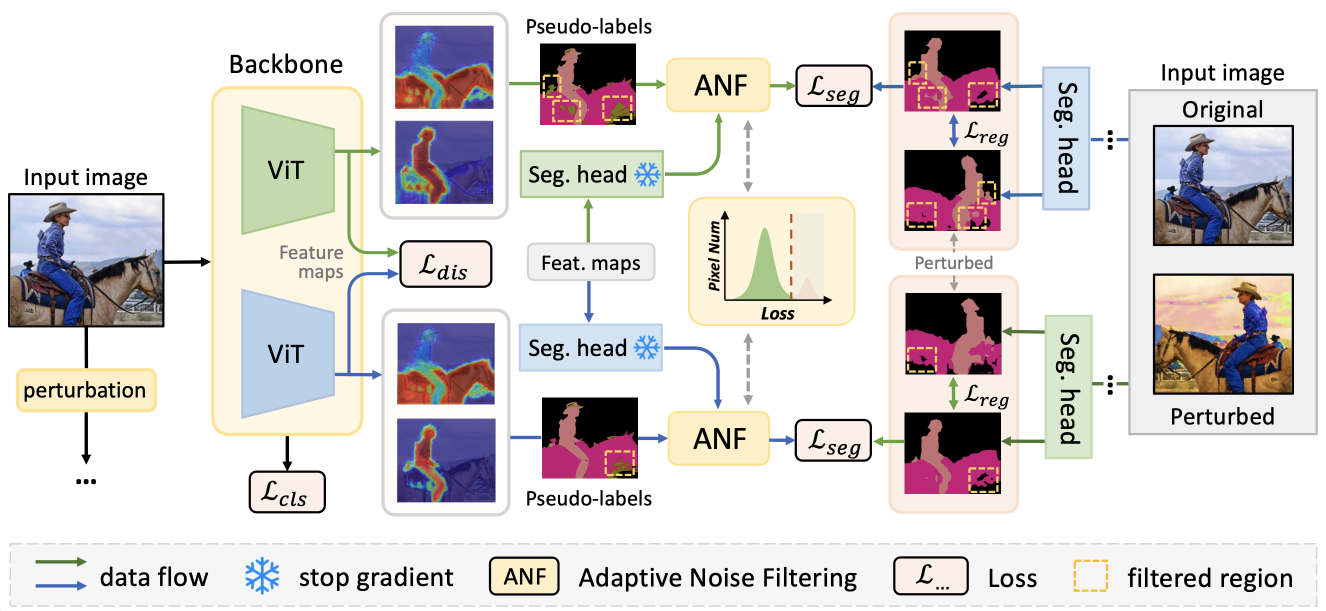
#> input picture paper/overview.jpg, 2652 x 1222 px (shown at 1/2 size)
$ python -i transforms.py   (imports and definitions only)
#> lines starting #> are read from the running program, lines starting #| are printed output that depends on the picture
import random
import numpy as np
from PIL import Image
#from scipy import misc
# import mmcv
import imageio

from PIL import ImageFilter, ImageOps, Image


class GaussianBlur(object):
    """
    Apply Gaussian Blur to the PIL image.
    """
    # [15 lines left out: functions __init__, __call__, not called in this run]


class Solarization(object):
    """
    Apply Solarization to the PIL image.
    """
    def __init__(self, p):
        self.p = p

    # [166 lines left out: functions __call__, normalize_img, random_scaling, _img_rescaling, img_resize_short, random_resize and 4 more, not called in this run]

class PhotoMetricDistortion(object):
    """ from mmseg """

    def __init__(self,
                 brightness_delta=32,
                 contrast_range=(0.5, 1.5),
                 saturation_range=(0.5, 1.5),
                 hue_delta=18):

        self.brightness_delta = brightness_delta
        self.contrast_lower, self.contrast_upper = contrast_range
        self.saturation_lower, self.saturation_upper = saturation_range
        self.hue_delta = hue_delta

    def convert(self, img, alpha=1, beta=0):
        """Multiple with alpha and add beat with clip."""
        img = img.astype(np.float32) * alpha + beta
        img = np.clip(img, 0, 255)
        return img.astype(np.uint8)

    def brightness(self, img):
        """Brightness distortion."""
        if np.random.randint(2):
            return self.convert(
                img,
                beta=random.uniform(-self.brightness_delta,
                                    self.brightness_delta))
        return img

    def contrast(self, img):
        """Contrast distortion."""
        if np.random.randint(2):
            return self.convert(
                img,
                alpha=random.uniform(self.contrast_lower, self.contrast_upper))
        return img

    def saturation(self, img):
        """Saturation distortion."""
        if np.random.randint(2):
            img = mmcv.bgr2hsv(img)
            img[:, :, 1] = self.convert(
                img[:, :, 1],
                alpha=random.uniform(self.saturation_lower,
                                     self.saturation_upper))
            img = mmcv.hsv2bgr(img)
        return img

    def hue(self, img):
        """Hue distortion."""
        if np.random.randint(2):
            img = mmcv.bgr2hsv(img)
            img[:, :,
                0] = (img[:, :, 0].astype(int) +
                      np.random.randint(-self.hue_delta, self.hue_delta)) % 180
            img = mmcv.hsv2bgr(img)
        return img

    def __call__(self, img):
        """Call function to perform photometric distortion on images.
        Args:
            results (dict): Result dict from loading pipeline.
        Returns:
            dict: Result dict with images distorted.
        """

        #img = results['img']
        # random brightness
        img = self.brightness(img)

        # mode == 0 --> do random contrast first
        # mode == 1 --> do random contrast last
        mode = np.random.randint(2)
        if mode == 1:
            img = self.contrast(img)

        # random saturation
        img = self.saturation(img)

        # random hue
        img = self.hue(img)

        # random contrast
        if mode == 0:
            img = self.contrast(img)

        #results['img'] = img
        return img

    # [9 lines left out: function __repr__, not called in this run]

>>> import cv2
>>> picture = cv2.imread('../paper/overview.jpg', cv2.IMREAD_GRAYSCALE)
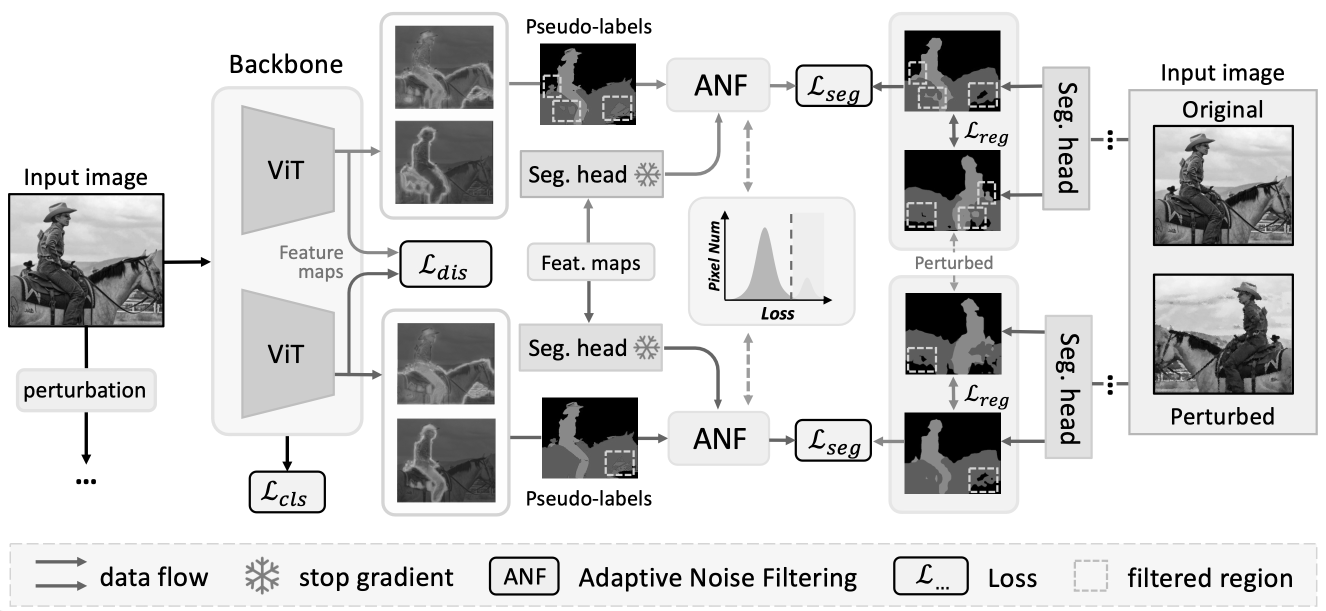
#> picture: shape (1222, 2652) (shown at 1/2 size); min 0, max 255, mean 214.6
>>> result = PhotoMetricDistortion()(picture)
#> in convert, `img = np.clip(img, 0, 255)`:
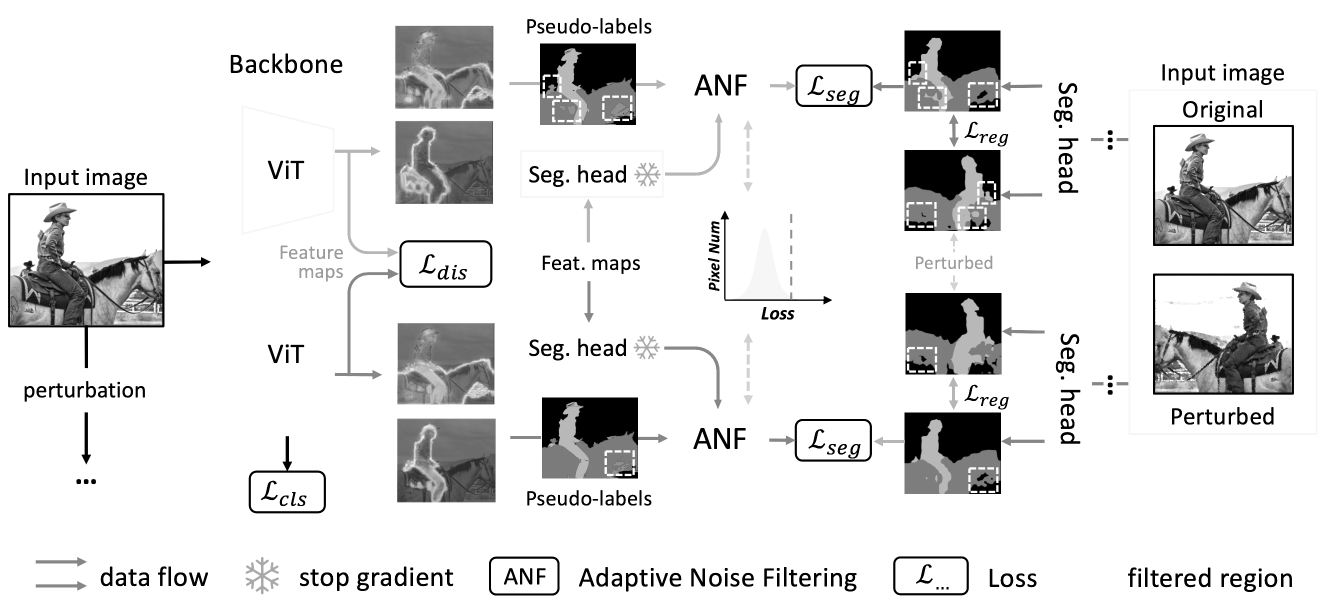
#> img: shape (1222, 2652) float32 (shown at 1/2 size); min 0, max 255, mean 226.2
#> (the run stopped early here; a loop or call above may not have finished)
